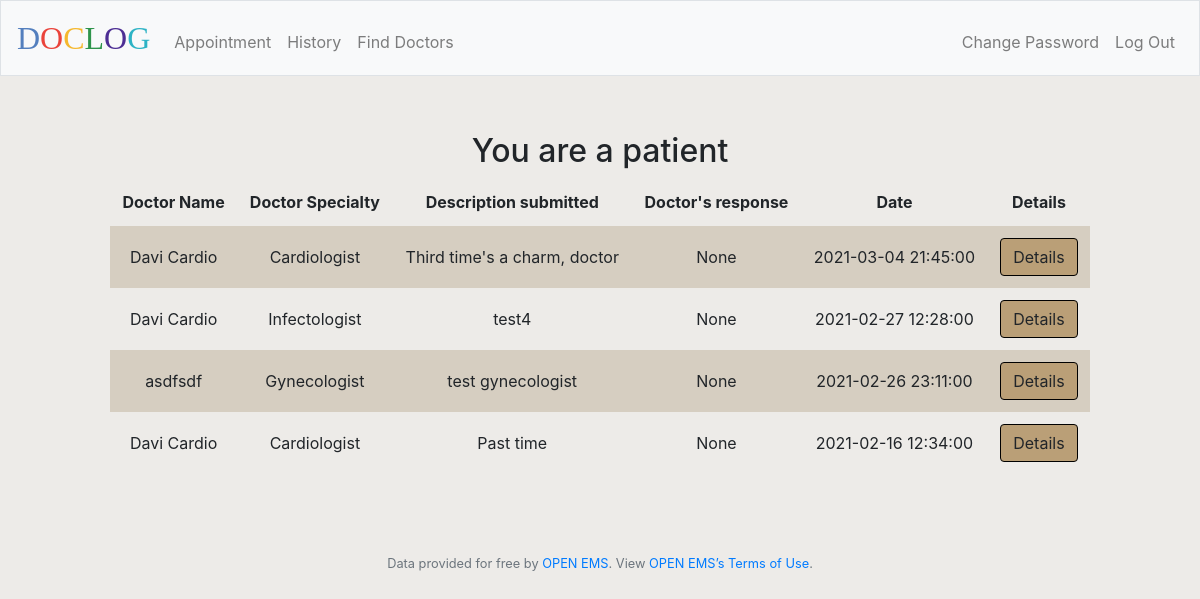
The page /history (signed in) on the database as committed earlier.
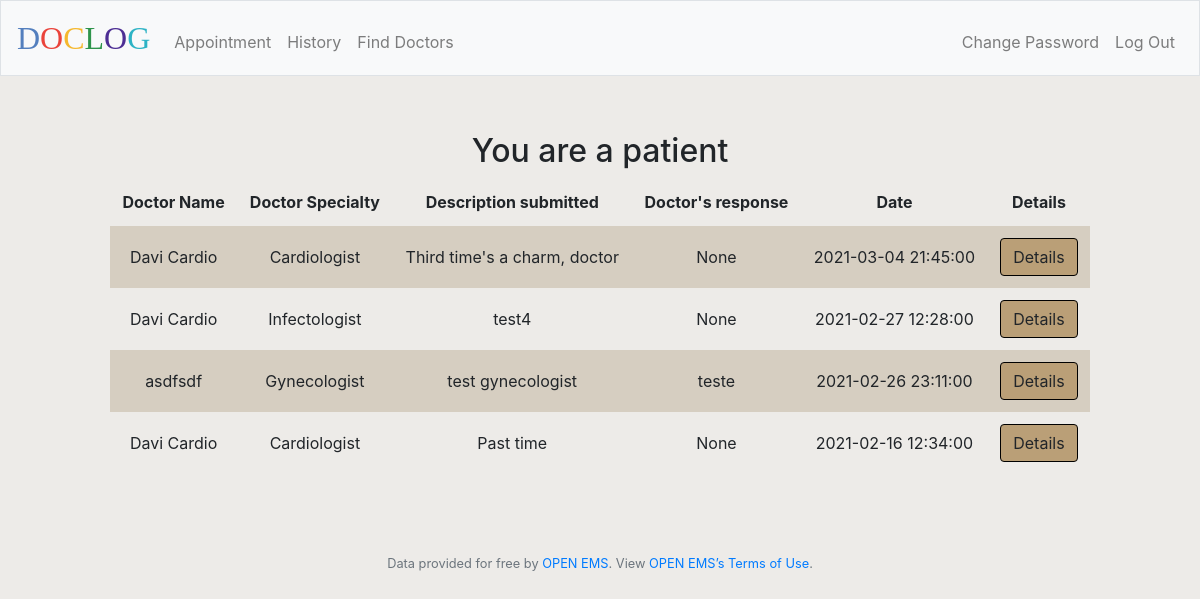
The same page on the database as committed later.
### tables this page shows
CREATE TABLE appointments(
    id INTEGER,
    patient_id INTEGER,
    doctor_id INTEGER,
    type_appointment TEXT NOT NULL,
    TIME TIMESTAMP DEFAULT 0,
    patient_log TEXT,
    doctor_log TEXT,
    medication TEXT,
    PRIMARY KEY(id));

CREATE TABLE doctors(
    id INTEGER,
    user_id INTEGER,
    username TEXT NOT NULL,
    name TEXT,
    speciality TEXT,
    menumber INTEGER, latitude REAL, longitude REAL,
    PRIMARY KEY(id),
    FOREIGN KEY(user_id) REFERENCES users(id)
);

### application.py (the view, shortened to what this page needs)
@app.route("/history")
@login_required
def history():
    role = db.execute("SELECT * FROM users WHERE id = ?", session["user_id"])[0]["role"]
    if (role == "patient"):
        patientDb = db.execute("SELECT * FROM patients WHERE user_id = ?", session["user_id"])[0]
        appointments = db.execute("SELECT appointments.id AS appointments_id, doctors.id AS doctors_id, * FROM appointments JOIN doctors ON doctors_id = appointments.doctor_id WHERE patient_id = ? AND TIME < datetime('now') ORDER BY TIME DESC", patientDb["id"])
    return render_template("history.html", role=role, appointments=appointments)

### application.py (called while the page is built)
@app.after_request
def after_request(response):
    response.headers["Cache-Control"] = "no-cache, no-store, must-revalidate"
    response.headers["Expires"] = 0
    response.headers["Pragma"] = "no-cache"
    return response

### helpers.py (called while the page is built)
def login_required(f):
    @wraps(f)
    def decorated_function(*args, **kwargs):
        if session.get("user_id") is None:
            return redirect("/login")
        return f(*args, **kwargs)
    return decorated_function

### templates/history.html (shortened to what this page needs)
{% extends "layout.html" %}
{% block main %}
    <div class="table-data">
        <h2>You are a {{ role }}</h2>
        <table>
            {% if role == "patient" %}
                <thead>
                    <tr>
                        <th>Doctor Name</th>
                        <th>Doctor Specialty</th>
                        <th>Description submitted</th>
                        <th>Doctor's response</th>
                        <th>Date</th>
                        <th>Details</th>
                    </tr>
                </thead>
                <tbody>
                {% for row in appointments %}
                    <tr>
                        <td>{{ row.name }}</td>
                        <td>{{ row.type_appointment }}</td>
                        <td>{{ row.patient_log }}</td>
                        <td>{{ row.doctor_log }}</td>
                        <td>{{ row.TIME }}</td>
                        <td>
                            <form action="/details" method="post">
                                <button class="btn btn-light" name="appointment" value="{{ row.appointments_id }}" type="submit">Details</button>
                            </form>
                        </td>
                    </tr>
                {% endfor %}
            {% endif %}
            </tbody>
        </table>
    </div>
{% endblock %}

Rows that differ between the two databases and show on the page:
changed appointments "Gynecologist": doctor_log "None" → "teste"
